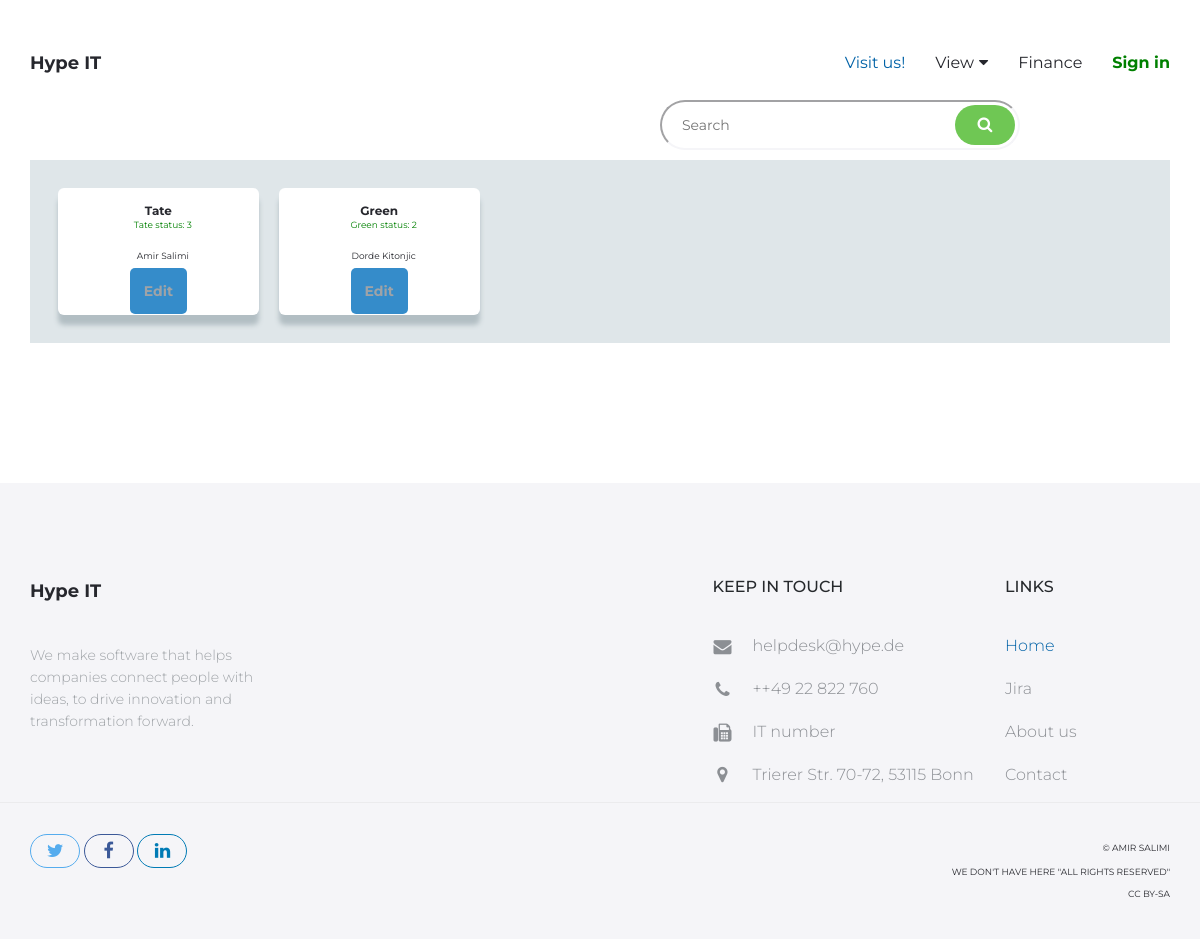
The page /step/inuse_list/ on the database its author committed.
### step/models.py (models this page shows, shortened)
class InUse(models.Model):
    device = models.OneToOneField(Preparing, on_delete=models.PROTECT)
    status_of_preparing = (
        (1,'Nothing'),(2,'Not complete'),(3,'Complete'),
    )
    status = models.IntegerField(choices=status_of_preparing, default=1)
    staff = models.ForeignKey(to=Staff, on_delete=models.PROTECT)
    editor = models.ForeignKey(to=User, on_delete=models.PROTECT)
    date = models.DateField()
    comment = models.TextField(blank=True)

class Preparing(models.Model):
    device = models.OneToOneField(Warehouse, on_delete=models.PROTECT)
    domainName = models.CharField(max_length=25, unique=True)
    status_of_preparing = (
        (1,'Nothing'),(2,'Not complete'),(3,'Complete'),
    )
    status = models.IntegerField(choices=status_of_preparing, default=1)
    editor = models.ForeignKey(to=User, on_delete=models.PROTECT)
    comment = models.TextField(blank=True)
    def __str__(self):
        return f'{self.domainName}  status: {self.status}'

### account/models.py (models this page shows)
class Staff(models.Model):
    fName = models.CharField(max_length=30)
    lName = models.CharField(max_length=50)
    email = models.EmailField(default='@hype.de')
    city = models.ForeignKey(to='City', on_delete=models.PROTECT)
    department = models.ForeignKey(to='Department', on_delete=models.Prefetch)
    active = models.BooleanField()
    comment = models.TextField(blank=True)
    def __str__(self):
        return self.fName+' '+self.lName

### step/views.py (the view)
# urls.py: path('inuse_list/', views.inUseView ),
def inUseView(request):
    inuse = InUse.objects.all()
    context = {
        'inuse' : inuse,
    }
    return render(request, "step/inuse.html", context)

### step/templates/step/inuse.html (shortened to what this page needs)
{% extends 'account/index.html' %}
{% load widget_tweaks %}
{% block body %}
<main id="main" class="site-main">
    <section class="site-section section-ui-elements">
        <form class="form-group" method="POST" action="{% url 'search-inuse' %}">
            <input type="search" class="aform-control" placeholder="Search" name="searched">
            <button class="btn btn-green" type="submit"><i class="fa fa-search" aria-hidden="true"></i></button>
        </form> <br><br>
        <div class="container">
            <br class="typography">
            <section class="ainfo-list">
                <div class="aaabox-container">
                    {% if inuse %}
                    {% for is in inuse %}
                    <div class="abox">
                        <div class="aname" style="font-size: 12px;">{{ is.device.domainName }}</div>
                        {% if is.status == 1 %}
                        <div class="atext" style="font-size: 9px; color: red;">{{ is.device.device }}</div>
                        {% elif is.status == 2 %}
                        <div class="atext" style="font-size: 9px; color: orange;">{{ is.device }}</div>
                        {% else %}
                        <div class="atext" style="font-size: 9px; color: green;">{{ is.device }}</div>
                        {% endif %}
                        <div class="atext" style="font-size: 9px;">{{ is.staff }}</div>
                        <div>
                            <a class="aedit-button" href="/step/inuse_edit/{{ is.id }}">Edit</a>
                        </div>
                    </div>
                    {% endfor %}
                    {% endif %}
                </div>
            </section>
        </div>
    </section>
</main>
{% endblock %}

### account/static/account/css/style.css (style rules this page uses)
a { transition: all 0.25s ease-in-out; -moz-transition: all 0.25s ease-in-out; -webkit-transition: all 0.25s ease-in-out; -o-transition: all 0.25s ease-in-out; -ms-transition: all 0.25s ease-in-out; cursor: pointer; color: #9fa3a7; }
.btn { line-height: 50px; min-width: 200px; font-size: 16px; font-weight: 300; border: 0; border-radius: 50px; color: #26272d; background-color: #fff; padding: 0; transition: color 0.25s ease-in-out, background-color 0.25s ease-in-out; -moz-transition: color 0.25s ease-in-out, background-color 0.25s ease-in-out; -webkit-transition: color 0.25s ease-in-out, background-color 0.25s ease-in-out; -o-transition: color 0.25s ease-in-out, background-color 0.25s ease-in-out; -ms-transition: color 0.25s ease-in-out, background-color 0.25s ease-in-out; }
.btn-green { background-color: #6fc754; color: #fff; }
.form-group { position: relative; margin: 0 auto; width: 100%; right: 15%; }
.form-group .btn { position: absolute; top: 5px; right: 5px; line-height: 40px; min-width: 60px; font-size: 16px; border-radius: 25px; }
html, body { width: 100%; height: 100%; margin: 0; padding: 0; font-family: 'Montserrat', sans-serif; color: #26272d; }
.site-section { padding: 100px 0 140px; }

### account/static/account/css/mystyle.css (style rules this page uses)
.ainfo-list { background-color: #dfe6e9; padding: 2em; }
.ainfo-list .abox { background-color: white; border-radius: 6px; padding: 1em; box-shadow: 0px 10px 5px #b2bec3; text-align: center; }
.abox .aname { font-size: 18px; font-weight: bold; }
.abox .atext { text-align: center; margin-left: 1em; margin-bottom: 2em; }
.aedit-button { background-color: #358cca; border: none; padding: 1em; border-radius: 5px; font-weight: bold; width: 50%; }
.aform-control { border-radius: 25px; height: 50px; padding: 15px 20px; border-color: #f5f5f8; width: 30%; float: right; }
.aaabox-container { display: grid; grid-template-columns: 1fr 1fr 1fr 1fr 1fr; grid-column-gap: 20px; grid-row-gap: 30px; }

### rows shown on the page
InUse: device.domainName "Tate", device "Tate status: 3", staff "Amir Salimi"
InUse: device.domainName "Green", device "Green status: 2", staff "Dorde Kitonjic"
